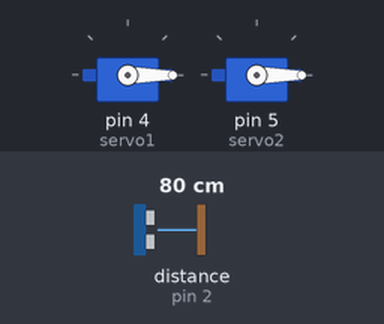
A sketch run on a simulated Arduino Uno, built with avr-gcc and run on an emulated ATmega328P. Shown: 2 × servo. Wiring (inferred from the names in the program): ultrasonic range finder: trigger pin 3; echo pin 2. The inputs (shaded band) are chosen by the test bench; at power-on: distance to the obstacle (sensor on pin 2) 80 cm. The echo pulse lasts 58.3 µs per cm; what the sketch prints to the serial monitor is not drawn.

Above: at 0.1 s.
Timing chart, 0 to 1.6 s (numbered marks = the images above):
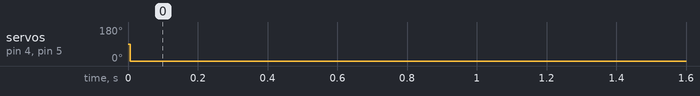

The sketch:

handwash.ino
```cpp
#include <Servo.h>

#define trigPin 3
#define echoPin 2

Servo servo1;
Servo servo2;

void setup()
    {
        Serial.begin (9600);
        pinMode(trigPin, OUTPUT);
        pinMode(echoPin, INPUT);
         /*set up for ultrasonic*/
        servo1.attach(4);
        servo2.attach(5);
    }
void loop()
    {
        long duration, distance;
        digitalWrite(trigPin, LOW);
        delayMicroseconds(2);
        digitalWrite(trigPin, HIGH);
        delayMicroseconds(10);
        digitalWrite(trigPin, LOW);
        duration = pulseIn(echoPin, HIGH);
        distance = (duration/2)*29.1;
        if (distance < 5) /*the distance is less than 5 cm*/
            {
                Serial.println("show your hand");
                servo1.write(100);
                /*rotate servo1 to 100degress*/
                servo2.write(100);
            }
        else
            {
                servo1.write(0);
                servo2.write(0);
                Serial.println("The distance is more than 5, move your hand closer");
                Serial.print(distance);
                Serial.println(" cm");
            }
      delay(500);
}
```

Measured:
- by itself, servo on pin 4 (servo1), servo on pin 5 (servo2): 90° → 0° at 0.01 s
